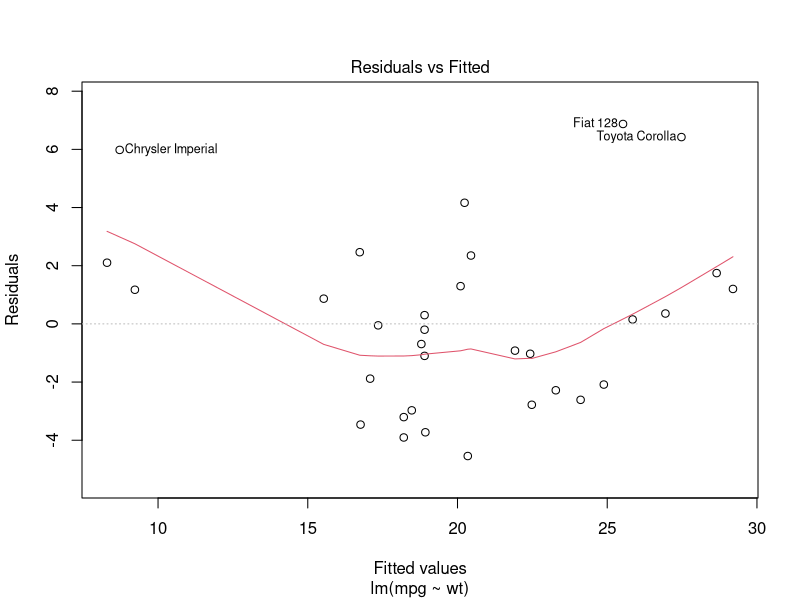
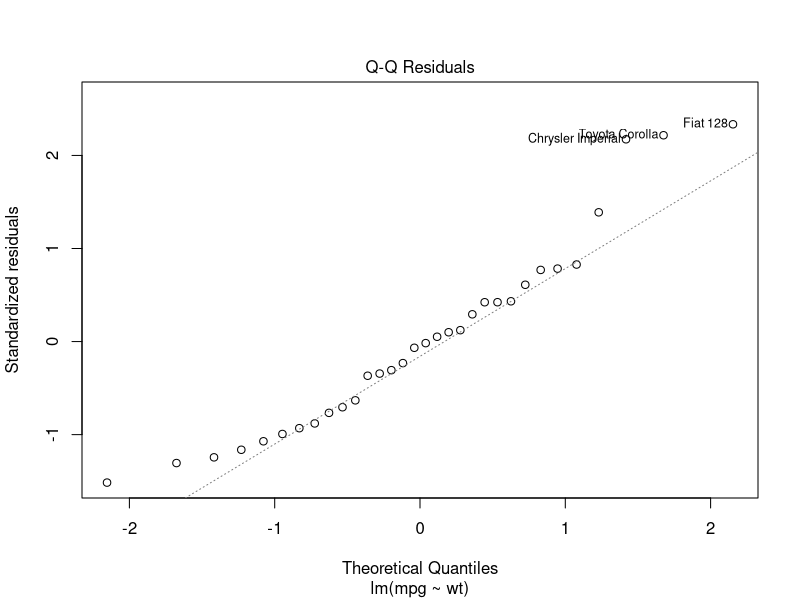
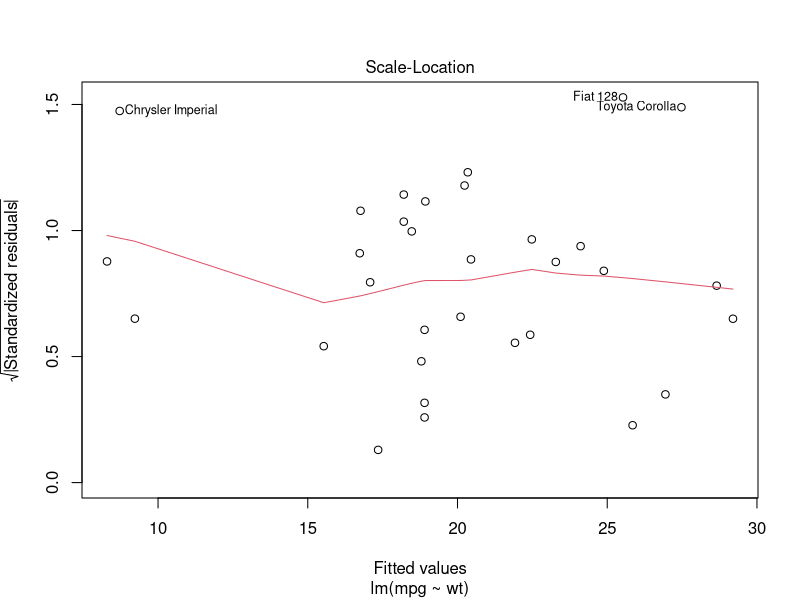
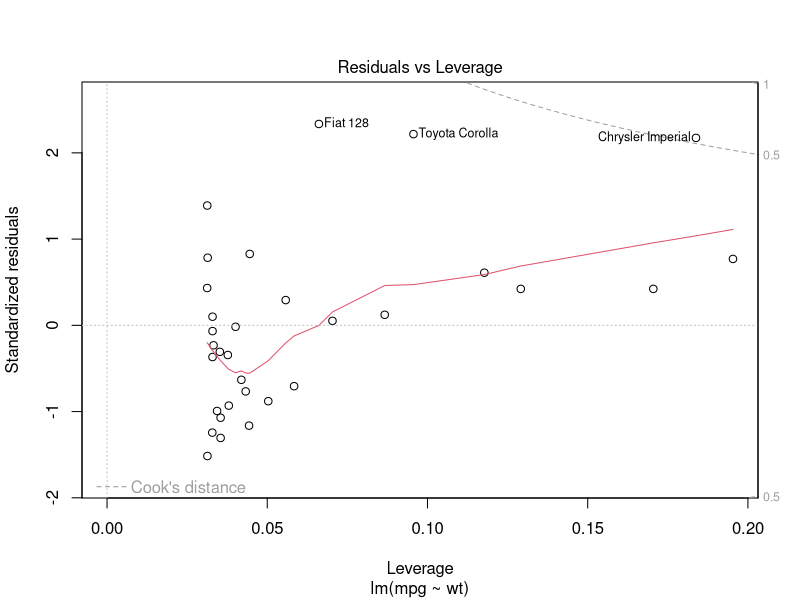
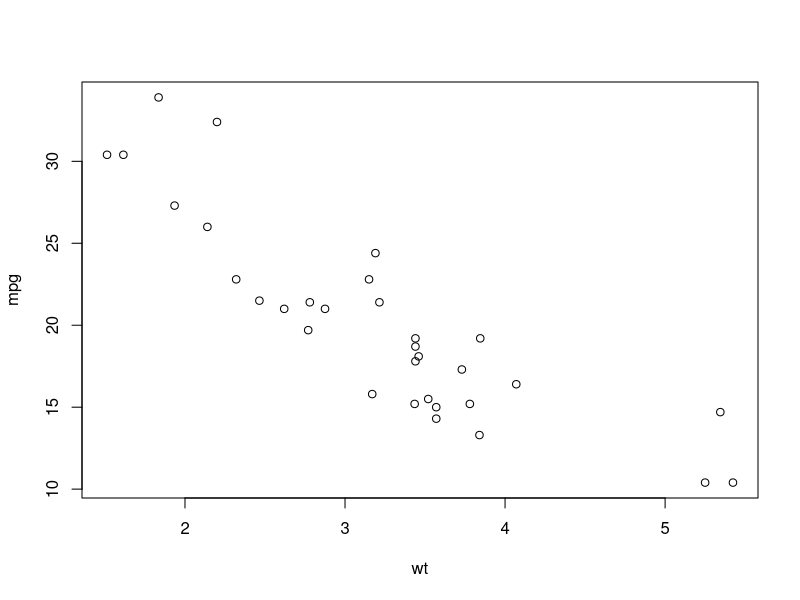

These figures' R source, in order: (Note: this script raises an error after producing the figures.)
library(graphics)
head(mtcars)
lm(mpg~wt, data=mtcars)
lmfit <- lm(mpg~wt, data=mtcars)
summary(lmfit)
plot(lmfit)
plot(mpg~wt, data=mtcars)
summary(mtcars)
write.csv(mtcars, 'mtcars01.csv')
hist(mtcars01$mpg)
help.start()
help(package='vcd')
help(Arthritis)
Arthritis
example(Arthritis)
example(Arthritis)
q()
q()
head(Arthritis)
x<- matrix(1:10, nrow=2, byrow= T)
summary(mtcars$mpg)
plot(mtcars$mpg, mtcars$disp)
plot(mtcars$mpg, mtcars$wt)
attach (mtcars)
summary(mpg)
plot(mpg, disp)
